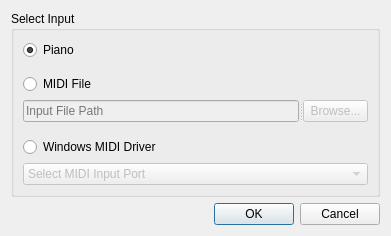
<?xml version="1.0" encoding="UTF-8"?>
<ui version="4.0">
 <class>SelectInput</class>
 <widget class="QDialog" name="SelectInput">
  <property name="geometry">
   <rect>
    <x>0</x>
    <y>0</y>
    <width>391</width>
    <height>236</height>
   </rect>
  </property>
  <property name="windowTitle">
   <string>Dialog</string>
  </property>
  <layout class="QVBoxLayout" name="verticalLayout">
   <item>
    <widget class="QGroupBox" name="groupBox">
     <property name="title">
      <string>Select Input</string>
     </property>
     <layout class="QVBoxLayout" name="verticalLayout_2">
      <item>
       <widget class="QRadioButton" name="pianoButton">
        <property name="text">
         <string>Piano</string>
        </property>
        <property name="checked">
         <bool>true</bool>
        </property>
       </widget>
      </item>
      <item>
       <spacer name="verticalSpacer_2">
        <property name="orientation">
         <enum>Qt::Vertical</enum>
        </property>
        <property name="sizeHint" stdset="0">
         <size>
          <width>20</width>
          <height>40</height>
         </size>
        </property>
       </spacer>
      </item>
      <item>
       <widget class="QRadioButton" name="midiFileButton">
        <property name="text">
         <string>MIDI File</string>
        </property>
       </widget>
      </item>
      <item>
       <widget class="QSplitter" name="splitter">
        <property name="orientation">
         <enum>Qt::Horizontal</enum>
        </property>
        <widget class="QLineEdit" name="fileSelect">
         <property name="enabled">
          <bool>false</bool>
         </property>
         <property name="readOnly">
          <bool>true</bool>
         </property>
         <property name="placeholderText">
          <string>Input File Path</string>
         </property>
        </widget>
        <widget class="QPushButton" name="browseButton">
         <property name="enabled">
          <bool>false</bool>
         </property>
         <property name="maximumSize">
          <size>
           <width>65</width>
           <height>16777215</height>
          </size>
         </property>
         <property name="text">
          <string>Browse...</string>
         </property>
        </widget>
       </widget>
      </item>
      <item>
       <spacer name="verticalSpacer">
        <property name="orientation">
         <enum>Qt::Vertical</enum>
        </property>
        <property name="sizeHint" stdset="0">
         <size>
          <width>20</width>
          <height>40</height>
         </size>
        </property>
       </spacer>
      </item>
      <item>
       <widget class="QRadioButton" name="midiDriverButton">
        <property name="text">
         <string>Windows MIDI Driver</string>
        </property>
       </widget>
      </item>
      <item>
       <widget class="QComboBox" name="portSelect">
        <property name="enabled">
         <bool>false</bool>
        </property>
        <item>
         <property name="text">
          <string>Select MIDI Input Port</string>
         </property>
        </item>
       </widget>
      </item>
     </layout>
    </widget>
   </item>
   <item>
    <widget class="QDialogButtonBox" name="buttonBox">
     <property name="orientation">
      <enum>Qt::Horizontal</enum>
     </property>
     <property name="standardButtons">
      <set>QDialogButtonBox::Cancel|QDialogButtonBox::Ok</set>
     </property>
    </widget>
   </item>
  </layout>
 </widget>
 <resources/>
 <connections>
  <connection>
   <sender>buttonBox</sender>
   <signal>accepted()</signal>
   <receiver>SelectInput</receiver>
   <slot>accept()</slot>
   <hints>
    <hint type="sourcelabel">
     <x>248</x>
     <y>254</y>
    </hint>
    <hint type="destinationlabel">
     <x>157</x>
     <y>274</y>
    </hint>
   </hints>
  </connection>
  <connection>
   <sender>buttonBox</sender>
   <signal>rejected()</signal>
   <receiver>SelectInput</receiver>
   <slot>reject()</slot>
   <hints>
    <hint type="sourcelabel">
     <x>316</x>
     <y>260</y>
    </hint>
    <hint type="destinationlabel">
     <x>286</x>
     <y>274</y>
    </hint>
   </hints>
  </connection>
  <connection>
   <sender>midiDriverButton</sender>
   <signal>toggled(bool)</signal>
   <receiver>portSelect</receiver>
   <slot>setEnabled(bool)</slot>
   <hints>
    <hint type="sourcelabel">
     <x>192</x>
     <y>217</y>
    </hint>
    <hint type="destinationlabel">
     <x>192</x>
     <y>241</y>
    </hint>
   </hints>
  </connection>
  <connection>
   <sender>midiFileButton</sender>
   <signal>toggled(bool)</signal>
   <receiver>fileSelect</receiver>
   <slot>setEnabled(bool)</slot>
   <hints>
    <hint type="sourcelabel">
     <x>195</x>
     <y>82</y>
    </hint>
    <hint type="destinationlabel">
     <x>160</x>
     <y>108</y>
    </hint>
   </hints>
  </connection>
  <connection>
   <sender>midiFileButton</sender>
   <signal>toggled(bool)</signal>
   <receiver>browseButton</receiver>
   <slot>setEnabled(bool)</slot>
   <hints>
    <hint type="sourcelabel">
     <x>195</x>
     <y>82</y>
    </hint>
    <hint type="destinationlabel">
     <x>339</x>
     <y>108</y>
    </hint>
   </hints>
  </connection>
  <connection>
   <sender>browseButton</sender>
   <signal>clicked()</signal>
   <receiver>SelectInput</receiver>
   <slot>browse()</slot>
   <hints>
    <hint type="sourcelabel">
     <x>339</x>
     <y>108</y>
    </hint>
    <hint type="destinationlabel">
     <x>195</x>
     <y>117</y>
    </hint>
   </hints>
  </connection>
  <connection>
   <sender>pianoButton</sender>
   <signal>clicked()</signal>
   <receiver>SelectInput</receiver>
   <slot>checkValid()</slot>
   <hints>
    <hint type="sourcelabel">
     <x>195</x>
     <y>40</y>
    </hint>
    <hint type="destinationlabel">
     <x>195</x>
     <y>117</y>
    </hint>
   </hints>
  </connection>
  <connection>
   <sender>midiFileButton</sender>
   <signal>clicked()</signal>
   <receiver>SelectInput</receiver>
   <slot>checkValid()</slot>
   <hints>
    <hint type="sourcelabel">
     <x>195</x>
     <y>82</y>
    </hint>
    <hint type="destinationlabel">
     <x>195</x>
     <y>117</y>
    </hint>
   </hints>
  </connection>
  <connection>
   <sender>midiDriverButton</sender>
   <signal>clicked()</signal>
   <receiver>SelectInput</receiver>
   <slot>checkValid()</slot>
   <hints>
    <hint type="sourcelabel">
     <x>195</x>
     <y>153</y>
    </hint>
    <hint type="destinationlabel">
     <x>195</x>
     <y>117</y>
    </hint>
   </hints>
  </connection>
  <connection>
   <sender>fileSelect</sender>
   <signal>textChanged(QString)</signal>
   <receiver>SelectInput</receiver>
   <slot>checkValid()</slot>
   <hints>
    <hint type="sourcelabel">
     <x>160</x>
     <y>108</y>
    </hint>
    <hint type="destinationlabel">
     <x>195</x>
     <y>117</y>
    </hint>
   </hints>
  </connection>
  <connection>
   <sender>portSelect</sender>
   <signal>currentIndexChanged(int)</signal>
   <receiver>SelectInput</receiver>
   <slot>checkValid()</slot>
   <hints>
    <hint type="sourcelabel">
     <x>195</x>
     <y>177</y>
    </hint>
    <hint type="destinationlabel">
     <x>195</x>
     <y>117</y>
    </hint>
   </hints>
  </connection>
 </connections>
 <slots>
  <slot>browse()</slot>
  <slot>checkValid()</slot>
 </slots>
</ui>
